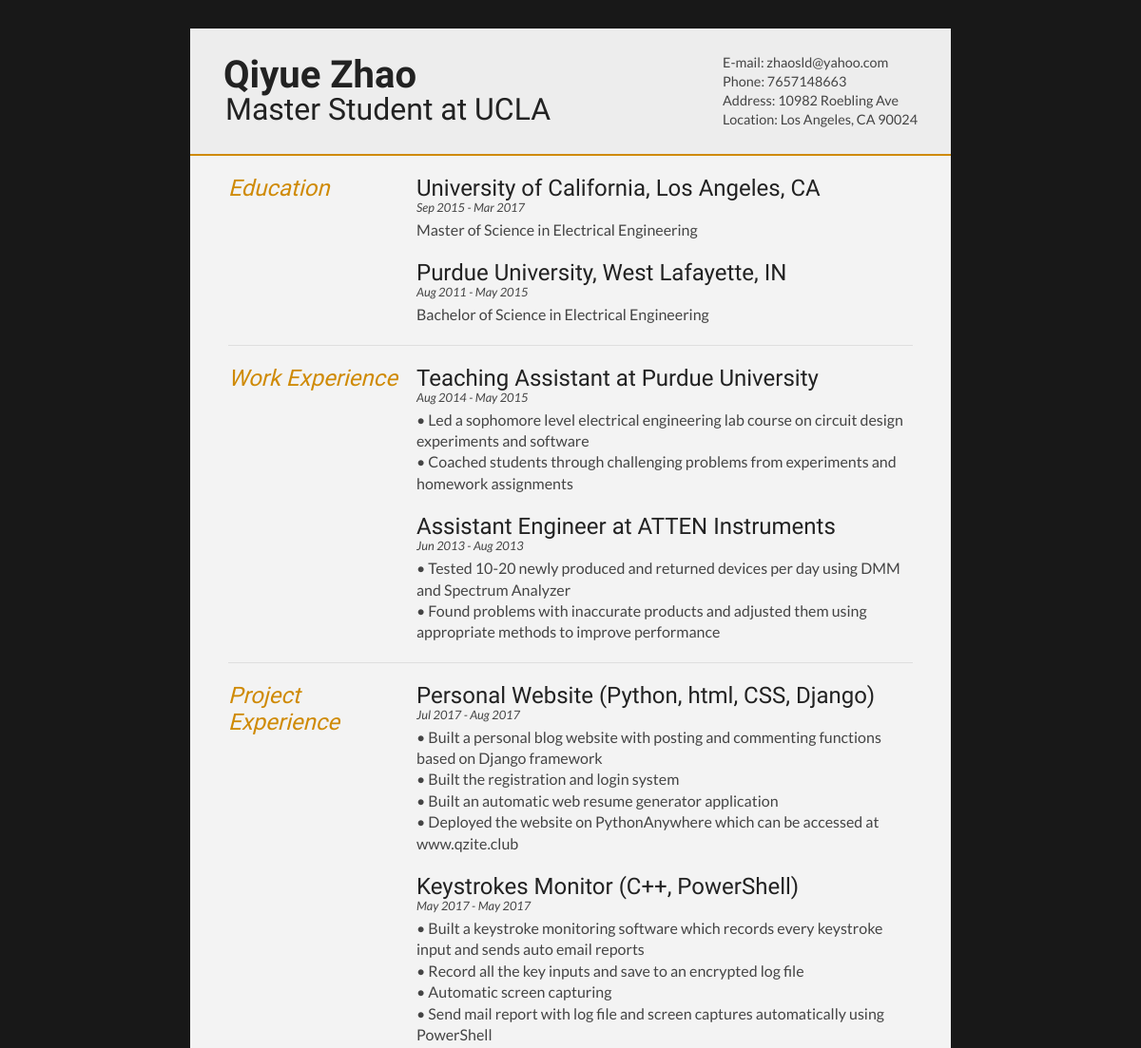
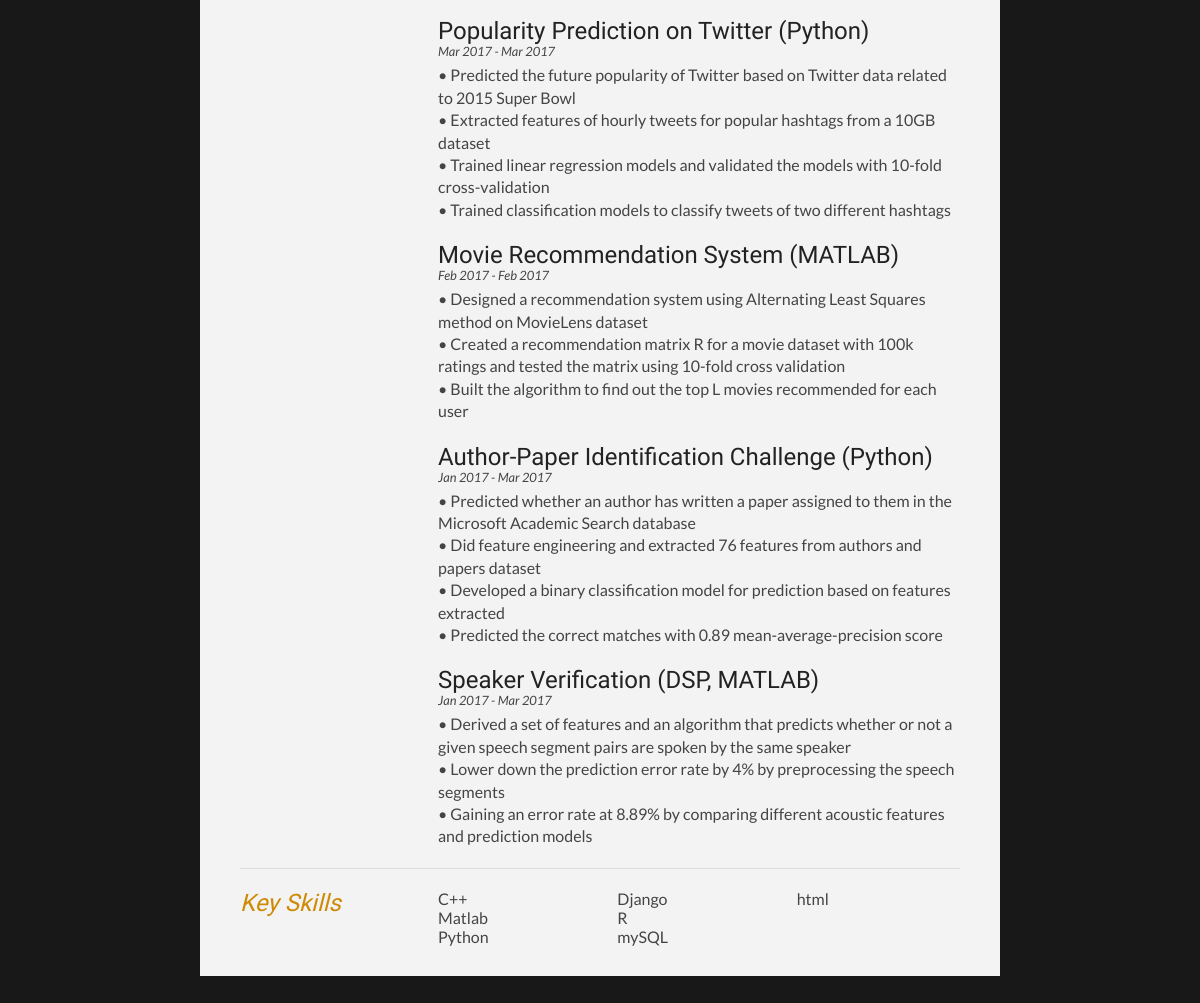
Page /resume/web_resume/ (signed in) on the committed database (2 pictures, top to bottom).
### myresume/models.py (models this page shows, shortened)
class res_basic(models.Model):
    user = models.OneToOneField('auth.User')
    first_name = models.CharField(max_length=150, verbose_name="First name")
    last_name = models.CharField(max_length=150, verbose_name="Last name")
    birthday = models.DateField(default = timezone.now)
    email = models.CharField(max_length=100,blank=True, null=True, verbose_name="email")
    phone = models.CharField(max_length=100,blank=True, null=True, verbose_name="phone")
    address = models.CharField(max_length=300, blank=True, null=True, verbose_name="address")
    city = models.CharField(max_length=50, blank=True, null=True, verbose_name="city")
    state = models.CharField(max_length=50, blank=True, null=True, verbose_name="state")
    zipcode = models.IntegerField(blank=True, null=True, verbose_name="zipcode")
    title = models.CharField(max_length=300, blank=True, null=True, verbose_name="title")
    def full_name(self):
        return " ".join([self.first_name, self.last_name])

class res_education(models.Model):
    user = models.ForeignKey('auth.User')
    education_name = models.CharField(max_length=150, verbose_name="school")
    degree = models.CharField(max_length=150,verbose_name="degree")
    major = models.CharField(max_length=150,blank=True, verbose_name="Major")
    start_date = models.DateField(default = timezone.now)
    end_date = models.DateField(default = timezone.now)

class res_work(models.Model):
    user = models.ForeignKey('auth.User')
    work_title = models.CharField(max_length=150, verbose_name="title")
    company_name = models.CharField(max_length=150, verbose_name="company")
    start_date = models.DateField(default = timezone.now)
    end_date = models.DateField(default = timezone.now)
    description = models.TextField(verbose_name="project description")

class res_project(models.Model):
    user = models.ForeignKey('auth.User')
    project_name = models.CharField(max_length=150, verbose_name="project name")
    start_date = models.DateField(default = timezone.now)
    end_date = models.DateField(default = timezone.now)
    description = models.TextField(verbose_name="project description")

class res_skill(models.Model):
    user = models.ForeignKey('auth.User')
    skill_name = models.CharField(max_length=100, verbose_name="skill")

### myresume/views.py (the view)
class WebResumeListView(LoginRequiredMixin,ListView):
    template_name = 'myresume/webcv.html'
    context_object_name = 'basic_info_list'
    queryset = res_basic.objects.all()
    def get_context_data(self, **kwargs):
        context = super(WebResumeListView, self).get_context_data(**kwargs)
        context['basic_info_list'] = res_basic.objects.filter(user=self.request.user)
        context['education_list'] = res_education.objects.filter(user=self.request.user).order_by("-start_date")
        context['project_list'] = res_project.objects.filter(user=self.request.user).order_by("-start_date")
        context['work_list'] = res_work.objects.filter(user=self.request.user).order_by("-start_date")
        context['skill_list'] = res_skill.objects.filter(user=self.request.user)
        context['award_list'] = res_award.objects.filter(user=self.request.user).order_by("-get_year")
        return context

### myresume/templates/myresume/webcv.html (shortened to what this page needs)
<!DOCTYPE html>
{% load staticfiles %}
<html>
<head>
<link type="text/css" rel="stylesheet" href="{% static 'CSS/webcv.css' %}">
</head>
<body id="top">
<div id="cv" class="instaFade">
	<div class="mainDetails">
		<div id="name">
			<h1 class="quickFade delayTwo">{{basic_info_list.0.full_name}}</h1>
			<h2 class="quickFade delayThree">{{basic_info_list.0.title}}</h2>
		</div>
		<div id="contactDetails" class="quickFade delayFour">
			<ul>
				<li>E-mail: <a href="{{basic_info_list.0.email}}" target="_blank">{{basic_info_list.0.email}}</a></li>
				<li>Phone: {{basic_info_list.0.phone}}</li>
				<li>Address: {{basic_info_list.0.address}}</li>
				<li>Location: {{basic_info_list.0.city}}, {{basic_info_list.0.state}} {{basic_info_list.0.zipcode}}</li>
			</ul>
		</div>
	</div>
	<div id="mainArea" class="quickFade delayFive">
{% if education_list.count != 0%}
		<section>
			<div class="sectionTitle">
				<h1>Education</h1>
			</div>
			<div class="sectionContent">
				{% for info in education_list %}
				<article>
					<h2>{{info.education_name}}</h2>
					<p class="subDetails">{{ info.start_date|date:"M Y"}} - {{ info.end_date|date:"M Y"}}</p>
					<p>{{info.degree}} in {{info.major}}</p>
				</article>
				{% endfor %}
			</div>
		</section>
	{% endif %}
{% if work_list.count != 0%}
		<section>
			<div class="sectionTitle">
				<h1>Work Experience</h1>
			</div>
			<div class="sectionContent">
				{% for info in work_list %}
				<article>
					<h2>{{info.work_title}} at {{info.company_name}}</h2>
					<p class="subDetails">{{ info.start_date|date:"M Y"}} - {{ info.end_date|date:"M Y"}}</p>
					<p>{{info.description|safe|linebreaksbr}}</p>
				</article>
				{% endfor %}
			</div>
		</section>
{% endif %}
{% if project_list.count != 0%}
		<section>
			<div class="sectionTitle">
				<h1>Project Experience</h1>
			</div>
			<div class="sectionContent">
				{% for info in project_list %}
				<article>
					<h2>{{info.project_name}}</h2>
					<p class="subDetails">{{ info.start_date|date:"M Y"}} - {{ info.end_date|date:"M Y"}}</p>
					<p>{{info.description|safe|linebreaksbr}}</p>
				</article>
				{% endfor %}
			</div>
		</section>
{% endif %}
{% if skill_list.count != 0%}
		<section>
			<div class="sectionTitle">
				<h1>Key Skills</h1>
			</div>
			<div class="sectionContent">
				<ul class="keySkills">
					{% for info in skill_list %}
					<li>{{info.skill_name}}</li>
					{% endfor %}
				</ul>
			</div>
		</section>
{% endif %}
	</div>
</div>
</body>
</html>

### myresume/static/CSS/webcv.css (style rules this page uses)
html,body,div,span,object,iframe,h1,h2,h3,h4,h5,h6,p,blockquote,pre,abbr,address,cite,code,del,dfn,em,img,ins,kbd,q,samp,small,strong,sub,sup,var,b,i,dl,dt,dd,ol,ul,li,fieldset,form,label,legend,table,caption,tbody,tfoot,thead,tr,th,td,article,aside,canvas,details,figcaption,figure,footer,header,hgroup,menu,nav,section,summary,time,mark,audio,video { border:0; font:inherit; font-size:100%; margin:0; padding:0; vertical-align:baseline; }
article,aside,details,figcaption,figure,footer,header,hgroup,menu,nav,section { display:block; }
html, body { background: #181818; font-family: 'Lato', helvetica, arial, sans-serif; font-size: 16px; color: #222; }
p { font-size: 1em; line-height: 1.4em; margin-bottom: 20px; color: #444; }
#cv { width: 90%; max-width: 800px; background: #f3f3f3; margin: 30px auto; }
.mainDetails { padding: 25px 35px; border-bottom: 2px solid #cf8a05; background: #ededed; }
#name h1 { font-size: 2.5em; font-weight: 700; font-family: 'Rokkitt', Helvetica, Arial, sans-serif; margin-bottom: -6px; }
#name h2 { font-size: 2em; margin-left: 2px; font-family: 'Rokkitt', Helvetica, Arial, sans-serif; }
#mainArea { padding: 0 40px; }
#name { float: left; }
#contactDetails { float: right; }
#contactDetails ul { list-style-type: none; font-size: 0.9em; margin-top: 2px; }
#contactDetails ul li { margin-bottom: 3px; color: #444; }
#contactDetails ul li a, a[href^=tel] { color: #444; text-decoration: none; -webkit-transition: all .3s ease-in; -moz-transition: all .3s ease-in; -o-transition: all .3s ease-in; -ms-transition: all .3s ease-in; transition: all .3s ease-in; }
section { border-top: 1px solid #dedede; padding: 20px 0 0; }
section:first-child { border-top: 0; }
section:last-child { padding: 20px 0 10px; }
.sectionTitle { float: left; width: 25%; }
.sectionContent { float: right; width: 72.5%; }
.sectionTitle h1 { font-family: 'Rokkitt', Helvetica, Arial, sans-serif; font-style: italic; font-size: 1.5em; color: #cf8a05; }
.sectionContent h2 { font-family: 'Rokkitt', Helvetica, Arial, sans-serif; font-size: 1.5em; margin-bottom: -2px; }
.subDetails { font-size: 0.8em; font-style: italic; margin-bottom: 3px; }
.keySkills { list-style-type: none; -moz-column-count:3; -webkit-column-count:3; column-count:3; margin-bottom: 20px; font-size: 1em; color: #444; }
.instaFade { -webkit-animation-name: reset, fade-in; -webkit-animation-duration: 1.5s; -webkit-animation-timing-function: ease-in; -moz-animation-name: reset, fade-in; -moz-animation-duration: 1.5s; -moz-animation-timing-function: ease-in; animation-name: reset, fade-in; animation-duration: 1.5s; animation-timing-function: ease-in; }
.quickFade { -webkit-animation-name: reset, fade-in; -webkit-animation-duration: 2.5s; -webkit-animation-timing-function: ease-in; -moz-animation-name: reset, fade-in; -moz-animation-duration: 2.5s; -moz-animation-timing-function: ease-in; animation-name: reset, fade-in; animation-duration: 2.5s; animation-timing-function: ease-in; }
.delayTwo { -webkit-animation-delay: 0, 1s; -moz-animation-delay: 0, 1s; animation-delay: 0, 1s; }
.delayThree { -webkit-animation-delay: 0, 1.5s; -moz-animation-delay: 0, 1.5s; animation-delay: 0, 1.5s; }
.delayFour { -webkit-animation-delay: 0, 2s; -moz-animation-delay: 0, 2s; animation-delay: 0, 2s; }
.delayFive { -webkit-animation-delay: 0, 2.5s; -moz-animation-delay: 0, 2.5s; animation-delay: 0, 2.5s; }

### rows in the picture
res_basic: first_name+last_name "Qiyue Zhao", title "Master Student at UCLA", email "zhaosld@yahoo.com", phone "7657148663", address "10982 Roebling Ave", city "Los Angeles", state "CA", zipcode "90024"
res_education: education_name "University of California, Los Angeles, CA", start_date "Sep 2015", end_date "Mar 2017", degree "Master of Science", major "Electrical Engineering"
res_education: education_name "Purdue University, West Lafayette, IN", start_date "Aug 2011", end_date "May 2015", degree "Bachelor of Science", major "Electrical Engineering"
res_work: work_title "Teaching Assistant", company_name "Purdue University", start_date "Aug 2014", end_date "May 2015", description "• Led a sophomore level electrical engineering lab course on circuit design experiments and software • Coached students through challenging problems from experiments and homework assignments"
res_work: work_title "Assistant Engineer", company_name "ATTEN Instruments", start_date "Jun 2013", end_date "Aug 2013", description "• Tested 10-20 newly produced and returned devices per day using DMM and Spectrum Analyzer • Found problems with inaccurate products and adjusted them using appropriate methods to improve performance"
res_project: project_name "Personal Website (Python, html, CSS, Django)", start_date "Jul 2017", end_date "Aug 2017", description "• Built a personal blog website with posting and commenting functions based on Django framework • Built the registration and login system • Built an automatic web resume generator application • Deployed the website on PythonAnywhere which can be accessed at www.qzite.club"
res_project: project_name "Keystrokes Monitor (C++, PowerShell)", start_date "May 2017", end_date "May 2017", description "• Built a keystroke monitoring software which records every keystroke input and sends auto email reports • Record all the key inputs and save to an encrypted log file • Automatic screen capturing • Send mail report with log file and screen captures automatically using PowerShell"
res_project: project_name "Popularity Prediction on Twitter (Python)", start_date "Mar 2017", end_date "Mar 2017", description "• Predicted the future popularity of Twitter based on Twitter data related to 2015 Super Bowl • Extracted features of hourly tweets for popular hashtags from a 10GB dataset • Trained linear regression models and validated the models with 10-fold cross-validation • Trained classification models to classify tweets of two different hashtags"
res_project: project_name "Movie Recommendation System (MATLAB)", start_date "Feb 2017", end_date "Feb 2017", description "• Designed a recommendation system using Alternating Least Squares method on MovieLens dataset • Created a recommendation matrix R for a movie dataset with 100k ratings and tested the matrix using 10-fold cross validation • Built the algorithm to find out the top L movies recommended for each user"
res_project: project_name "Author-Paper Identification Challenge (Python)", start_date "Jan 2017", end_date "Mar 2017", description "• Predicted whether an author has written a paper assigned to them in the Microsoft Academic Search database • Did feature engineering and extracted 76 features from authors and papers dataset • Developed a binary classification model for prediction based on features extracted • Predicted the correct matches with 0.89 mean-average-precision score"
res_project: project_name "Speaker Verification (DSP, MATLAB)", start_date "Jan 2017", end_date "Mar 2017", description "• Derived a set of features and an algorithm that predicts whether or not a given speech segment pairs are spoken by the same speaker • Lower down the prediction error rate by 4% by preprocessing the speech segments • Gaining an error rate at 8.89% by comparing different acoustic features and prediction models"
res_skill: skill_name "C++"
res_skill: skill_name "Matlab"
res_skill: skill_name "Python"
res_skill: skill_name "Django"
res_skill: skill_name "R"
res_skill: skill_name "mySQL"
res_skill: skill_name "html"
